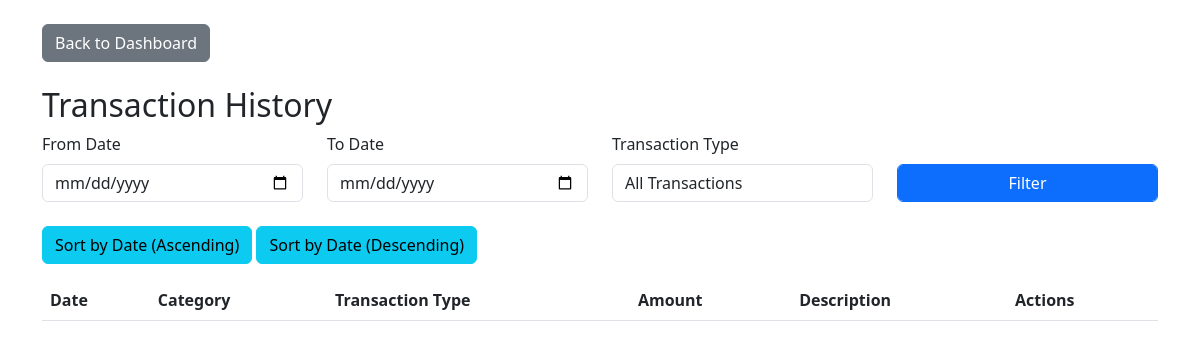
The app's page /transaction_history.php (signed in), older data.
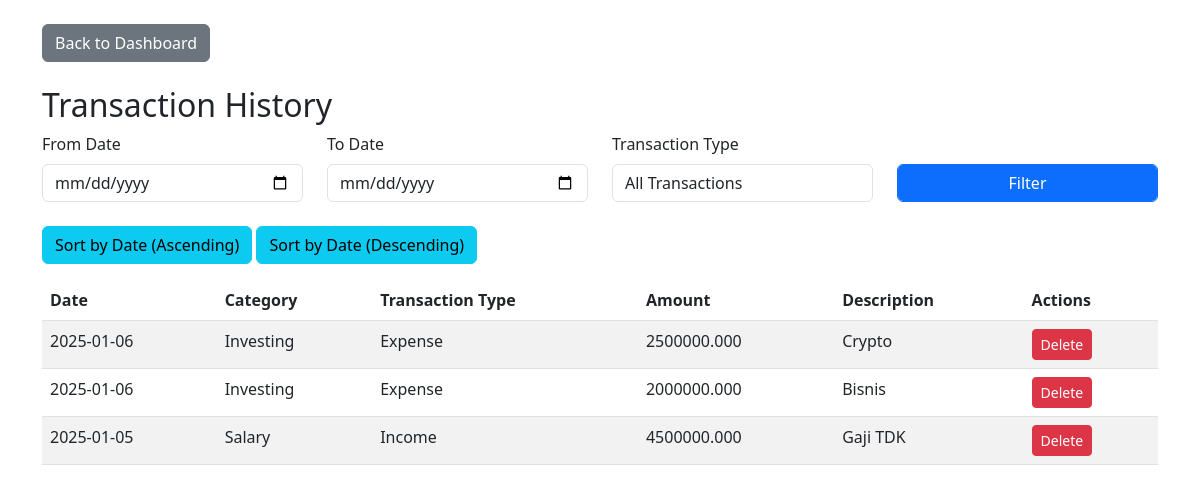
The same page, newer data.
### tables this page shows
CREATE TABLE `transactions` (
  `id` int(11) NOT NULL,
  `date` date NOT NULL,
  `type` varchar(50) NOT NULL,
  `category` enum('income','expense') NOT NULL,
  `amount` decimal(20,3) NOT NULL,
  `description` text DEFAULT NULL,
  `category_id` int(11) DEFAULT NULL
);

### transaction_history.php (the view, shortened to what this page needs)
<?php
require_once 'db/db.php';
$filter_query = "";
$order_by = "date DESC";
$transactions = mysqli_query($koneksi, "
    SELECT
        id,
        date,
        amount,
        description,
        type,
        (SELECT name FROM categories WHERE id = category_id) as category_name,
        category
    FROM
        transactions
    WHERE
        1 $filter_query
    ORDER BY
        $order_by
");
?>
<!DOCTYPE html>
<html lang="en">
<head>
    <link href="https://cdn.jsdelivr.net/npm/bootstrap@5.3.0-alpha1/dist/css/bootstrap.min.css" rel="stylesheet">
</head>
<body>
    <div class="container mt-4">
        <a href="dashboard.php" class="btn btn-secondary mb-4">Back to Dashboard</a>
        <h2>Transaction History</h2>
        <form method="POST" class="mb-4">
            <div class="row align-items-end">
                <div class="col-md-3">
                    <label for="from_date" class="form-label">From Date</label>
                    <input type="date" id="from_date" name="from_date" class="form-control">
                </div>
                <div class="col-md-3">
                    <label for="to_date" class="form-label">To Date</label>
                    <input type="date" id="to_date" name="to_date" class="form-control">
                </div>
                <div class="col-md-3">
                    <label for="transaction_type" class="form-label">Transaction Type</label>
                    <select id="transaction_type" name="transaction_type" class="form-control">
                        <option value="">All Transactions</option>
                    </select>
                </div>
                <div class="col-md-3">
                    <button type="submit" class="btn btn-primary form-control">Filter</button>
                </div>
            </div>
        </form>
        <div class="mb-3">
            <a href="transaction_history.php?sort_order=asc" class="btn btn-info">Sort by Date (Ascending)</a>
            <a href="transaction_history.php?sort_order=desc" class="btn btn-info">Sort by Date (Descending)</a>
        </div>
        <table class="table table-striped">
            <thead>
                <tr>
                    <th>Date</th>
                    <th>Category</th>
                    <th>Transaction Type</th>
                    <th>Amount</th>
                    <th>Description</th>
                    <th>Actions</th>
                </tr>
            </thead>
            <tbody>
                <?php while ($row = mysqli_fetch_assoc($transactions)): ?>
                    <tr class="<?php echo $row['category'] == 'income' ? 'income-row' : 'expense-row'; ?>">
                        <td><?php echo $row['date']; ?></td>
                        <td><?php echo $row['type']; ?></td>
                        <td><?php echo ucfirst($row['category']); ?></td>
                        <td><?php echo $row['amount']; ?></td>
                        <td><?php echo $row['description']; ?></td>
                        <td>
                            <a href="transaction_history.php?delete_id=<?php echo $row['id']; ?>" class="btn btn-danger btn-sm" onclick="return confirm('Are you sure you want to delete this transaction?')">Delete</a>
                        </td>
                    </tr>
                <?php endwhile; ?>
            </tbody>
        </table>
    </div>
</body>
</html>

### transaction_history.php (style rules this page uses)
.income-row { background-color: #d4edda; }
.expense-row { background-color: #f8d7da; }

Row changes from the older to the newer data that the page shows:
added transactions: date "2025-01-06", type "Investing", category "Expense", amount "2500000.000", description "Crypto"
added transactions: date "2025-01-06", type "Investing", category "Expense", amount "2000000.000", description "Bisnis"
added transactions: date "2025-01-05", type "Salary", category "Income", amount "4500000.000", description "Gaji TDK"
